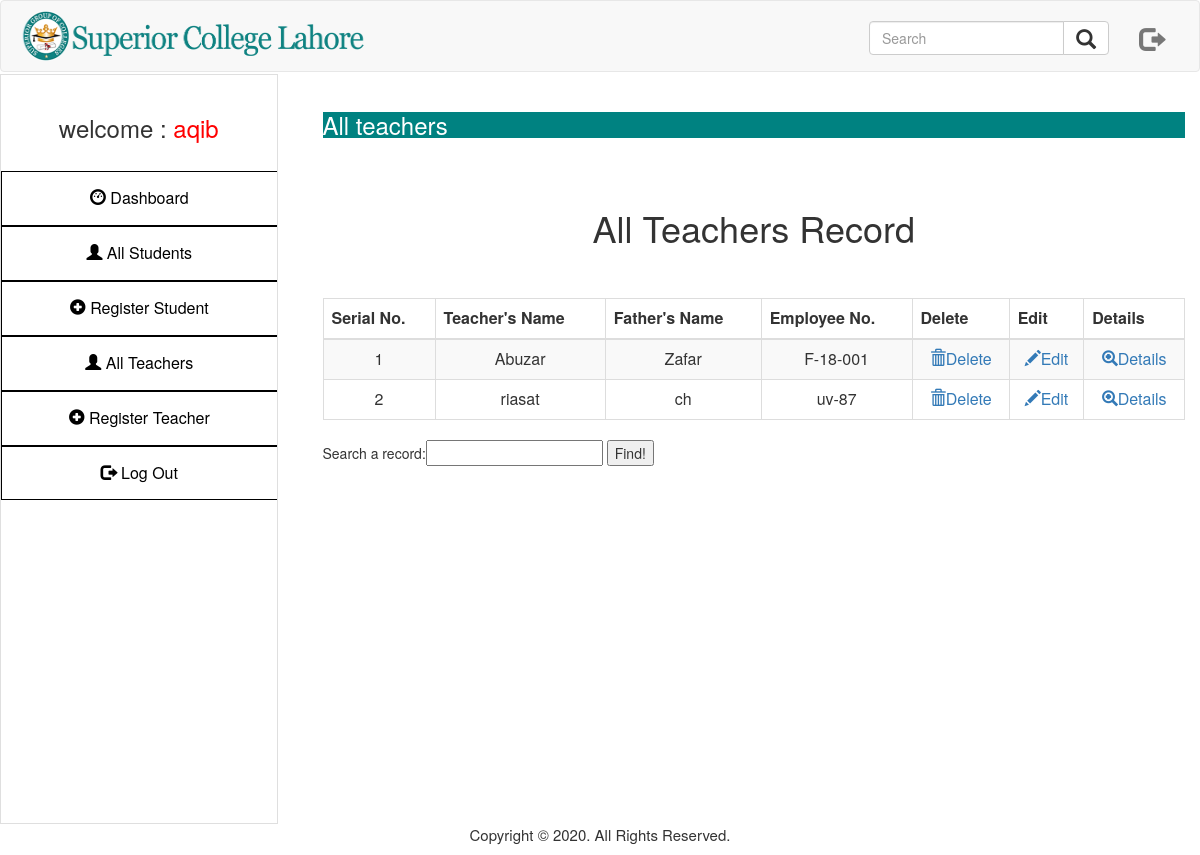
Page /home.php?teachers (signed in) on the committed database.
### tables this page shows
CREATE TABLE `teachers` (
  `u_id` int(10) NOT NULL,
  `u_name` text NOT NULL,
  `u_father` text NOT NULL,
  `u_school` varchar(50) NOT NULL,
  `u_roll` varchar(10) NOT NULL,
  `u_class` varchar(10) NOT NULL
);

### teachers.php (called while the page is built)
<?php
include 'view_teachers.php';
?>

### view_teachers.php (the view, shortened to what this page needs)
<html>
	<head>
        <link href="stylesheet.css" rel="stylesheet" type="text/css">
        <link href="bootstrap1/css/bootstrap.css" rel="stylesheet"  type="text/css">
    </head>
<body>
<div class="container-fluid">
      <div class="dashboard-div">
      <h3>All teachers</h3>
      </div><br><br>
      <h1 class="text-center">All Teachers Record</h1><br><br>
		<table class="table table-bordered table-striped">
		<thead>
		<tr>
			<th>Serial No.</th>
			<th>Teacher's Name</th>
			<th>Father's Name</th>
			<th>Employee No.</th>
			<th>Delete</th>
			<th>Edit</th>
			<th>Details</th>
          </tr>
       </thead>
       <tbody>
<?php
include 'conn.php';
$que = "select * from teachers";
$run = mysqli_query($con, $que);
$i = 1;
while($row = mysqli_fetch_array($run)){
	$u_id = $row['u_id'];
	$u_name = $row[1];
	$u_father = $row[2];
	$u_roll = $row[4];
?>
		<tr align="center">
			<td><?php echo $i; $i++; ?></td>
			<td><?php echo $u_name; ?></td>
			<td><?php echo $u_father; ?></td>
			<td><?php echo $u_roll; ?></td>
			<td><a href='delete_teacher.php?del=<?php echo $u_id; ?>'><span class="glyphicon glyphicon-trash"></span>Delete</a></td>
			<td><a href='edit_teacher.php?edit=<?php echo $u_id; ?>'><span  class="glyphicon glyphicon-pencil"></span>Edit</a></td>
			<td><a href='teachers-detail.php?details=<?php echo $u_id; ?>'><span  class="glyphicon glyphicon-zoom-in"></span>Details</a></td>
		</tr>
<?php } ?>
         </tbody>
		</table>
			<form action="view_teachers.php" method="get">
				Search a record:<input type="text" name="search">
								<input type="submit" name="submit" value="Find!">
			</form>
</div>
</body>
</html>

### stylesheet.css (style rules this page uses)
.dashboard-div { height:auto; width:100%; background-color:#008281; color:white; }

### rows in the picture
teachers: u_name "Abuzar", u_father "Zafar", u_roll "F-18-001"
teachers: u_name "riasat", u_father "ch", u_roll "uv-87"

### other values in the picture
$_SESSION['admin_name'] "aqib"
